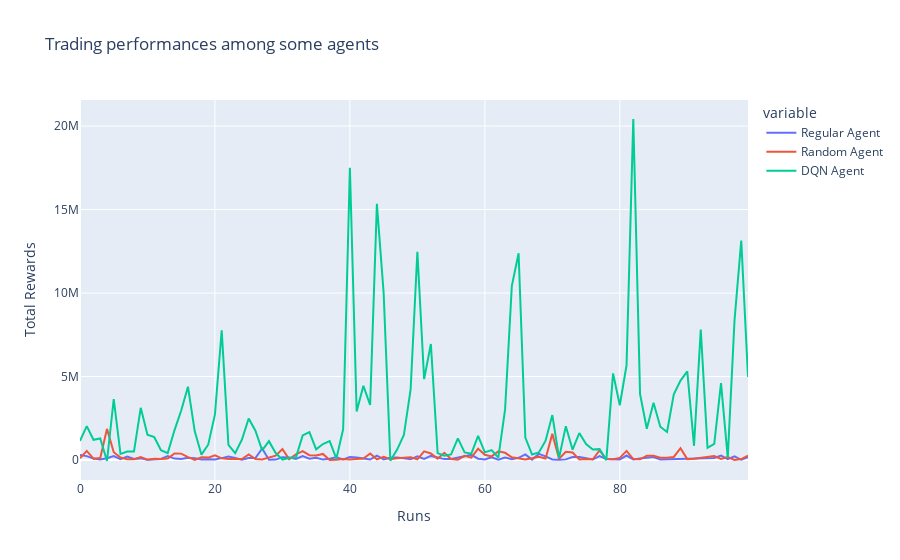

Notebook code cell kept with this figure:
### Markdown cell above
##### **Results**

### Code cell
data = pd.DataFrame({'Episode': range(len(total_rewards)), 
                     'Regular Agent': total_rewards,
                     'Random Agent': random_rewards,
                     'DQN Agent': dqn_rewards
                     })

fig = px.line(data, x='Episode', y=['Regular Agent', 'Random Agent', 'DQN Agent'], 
              title='Trading performances among some agents', 
              labels={'Episode':'Runs', 'value':'Total Rewards', 'Total Reward': 'Regular Agent'})

fig.show()
